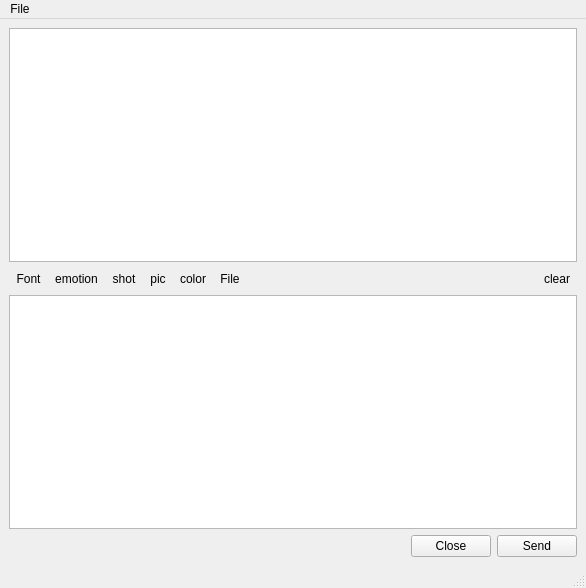
<?xml version="1.0" encoding="UTF-8"?>
<ui version="4.0">
 <class>ChatWindow</class>
 <widget class="QMainWindow" name="ChatWindow">
  <property name="geometry">
   <rect>
    <x>0</x>
    <y>0</y>
    <width>586</width>
    <height>588</height>
   </rect>
  </property>
  <property name="windowTitle">
   <string>MainWindow</string>
  </property>
  <widget class="QWidget" name="centralwidget">
   <layout class="QVBoxLayout" name="verticalLayout">
    <item>
     <widget class="QTextBrowser" name="textBrowser"/>
    </item>
    <item>
     <layout class="QHBoxLayout" name="horizontalLayout">
      <property name="spacing">
       <number>0</number>
      </property>
      <item>
       <widget class="QToolButton" name="fontToolButton">
        <property name="toolTip">
         <string>设置字体格式</string>
        </property>
        <property name="text">
         <string>Font</string>
        </property>
        <property name="icon">
         <iconset resource="img.qrc">
          <normaloff>:/img/images/A.jpg</normaloff>:/img/images/A.jpg</iconset>
        </property>
        <property name="toolButtonStyle">
         <enum>Qt::ToolButtonTextBesideIcon</enum>
        </property>
        <property name="autoRaise">
         <bool>true</bool>
        </property>
       </widget>
      </item>
      <item>
       <widget class="QToolButton" name="emotionToolButton">
        <property name="toolTip">
         <string>选择表情</string>
        </property>
        <property name="text">
         <string>emotion</string>
        </property>
        <property name="icon">
         <iconset resource="img.qrc">
          <normaloff>:/img/images/0.gif</normaloff>:/img/images/0.gif</iconset>
        </property>
        <property name="toolButtonStyle">
         <enum>Qt::ToolButtonTextBesideIcon</enum>
        </property>
        <property name="autoRaise">
         <bool>true</bool>
        </property>
       </widget>
      </item>
      <item>
       <widget class="QToolButton" name="shotToolButton">
        <property name="toolTip">
         <string>捕捉屏幕</string>
        </property>
        <property name="text">
         <string>shot</string>
        </property>
        <property name="icon">
         <iconset resource="img.qrc">
          <normaloff>:/img/images/rect.jpg</normaloff>:/img/images/rect.jpg</iconset>
        </property>
        <property name="toolButtonStyle">
         <enum>Qt::ToolButtonTextBesideIcon</enum>
        </property>
        <property name="autoRaise">
         <bool>true</bool>
        </property>
       </widget>
      </item>
      <item>
       <widget class="QToolButton" name="picToolButton">
        <property name="toolTip">
         <string>插入图片</string>
        </property>
        <property name="text">
         <string>pic</string>
        </property>
        <property name="icon">
         <iconset resource="img.qrc">
          <normaloff>:/img/images/pic.jpg</normaloff>:/img/images/pic.jpg</iconset>
        </property>
        <property name="iconSize">
         <size>
          <width>16</width>
          <height>16</height>
         </size>
        </property>
        <property name="checkable">
         <bool>false</bool>
        </property>
        <property name="toolButtonStyle">
         <enum>Qt::ToolButtonTextBesideIcon</enum>
        </property>
        <property name="autoRaise">
         <bool>true</bool>
        </property>
       </widget>
      </item>
      <item>
       <widget class="QToolButton" name="colorToolButton">
        <property name="toolTip">
         <string>选择字体颜色</string>
        </property>
        <property name="text">
         <string>color</string>
        </property>
        <property name="icon">
         <iconset resource="img.qrc">
          <normaloff>:/img/images/color.png</normaloff>:/img/images/color.png</iconset>
        </property>
        <property name="iconSize">
         <size>
          <width>16</width>
          <height>16</height>
         </size>
        </property>
        <property name="checkable">
         <bool>false</bool>
        </property>
        <property name="toolButtonStyle">
         <enum>Qt::ToolButtonTextBesideIcon</enum>
        </property>
        <property name="autoRaise">
         <bool>true</bool>
        </property>
       </widget>
      </item>
      <item>
       <widget class="QToolButton" name="fileToolButton">
        <property name="toolTip">
         <string>发送文件</string>
        </property>
        <property name="text">
         <string>File</string>
        </property>
        <property name="icon">
         <iconset resource="img.qrc">
          <normaloff>:/img/images/file.png</normaloff>:/img/images/file.png</iconset>
        </property>
        <property name="toolButtonStyle">
         <enum>Qt::ToolButtonTextBesideIcon</enum>
        </property>
        <property name="autoRaise">
         <bool>true</bool>
        </property>
       </widget>
      </item>
      <item>
       <spacer name="horizontalSpacer_2">
        <property name="orientation">
         <enum>Qt::Horizontal</enum>
        </property>
        <property name="sizeHint" stdset="0">
         <size>
          <width>128</width>
          <height>20</height>
         </size>
        </property>
       </spacer>
      </item>
      <item>
       <widget class="QToolButton" name="clearToolButton">
        <property name="toolTip">
         <string>清空会话窗口</string>
        </property>
        <property name="text">
         <string>clear</string>
        </property>
        <property name="icon">
         <iconset resource="img.qrc">
          <normaloff>:/img/images/clear.png</normaloff>:/img/images/clear.png</iconset>
        </property>
        <property name="toolButtonStyle">
         <enum>Qt::ToolButtonTextBesideIcon</enum>
        </property>
        <property name="autoRaise">
         <bool>true</bool>
        </property>
       </widget>
      </item>
     </layout>
    </item>
    <item>
     <widget class="QTextEdit" name="textEdit"/>
    </item>
    <item>
     <layout class="QHBoxLayout" name="horizontalLayout_2">
      <item>
       <spacer name="horizontalSpacer">
        <property name="orientation">
         <enum>Qt::Horizontal</enum>
        </property>
        <property name="sizeHint" stdset="0">
         <size>
          <width>358</width>
          <height>20</height>
         </size>
        </property>
       </spacer>
      </item>
      <item>
       <widget class="QPushButton" name="closeBtn">
        <property name="text">
         <string>Close</string>
        </property>
       </widget>
      </item>
      <item>
       <widget class="QPushButton" name="sendBtn">
        <property name="text">
         <string>Send</string>
        </property>
       </widget>
      </item>
     </layout>
    </item>
   </layout>
  </widget>
  <widget class="QMenuBar" name="menubar">
   <property name="geometry">
    <rect>
     <x>0</x>
     <y>0</y>
     <width>586</width>
     <height>23</height>
    </rect>
   </property>
   <widget class="QMenu" name="menuFile">
    <property name="title">
     <string>File</string>
    </property>
    <addaction name="separator"/>
    <addaction name="actionClose"/>
   </widget>
   <addaction name="menuFile"/>
  </widget>
  <widget class="QStatusBar" name="statusbar"/>
  <action name="actionExit">
   <property name="text">
    <string>Close</string>
   </property>
  </action>
  <action name="actionClose">
   <property name="text">
    <string>Close</string>
   </property>
  </action>
 </widget>
 <resources>
  <include location="img.qrc"/>
 </resources>
 <connections/>
</ui>
